Frame 1 (no input): blank canvas, image omitted
Frame 60 (the mouse pressed at the canvas centre just before this capture): blank canvas, image omitted
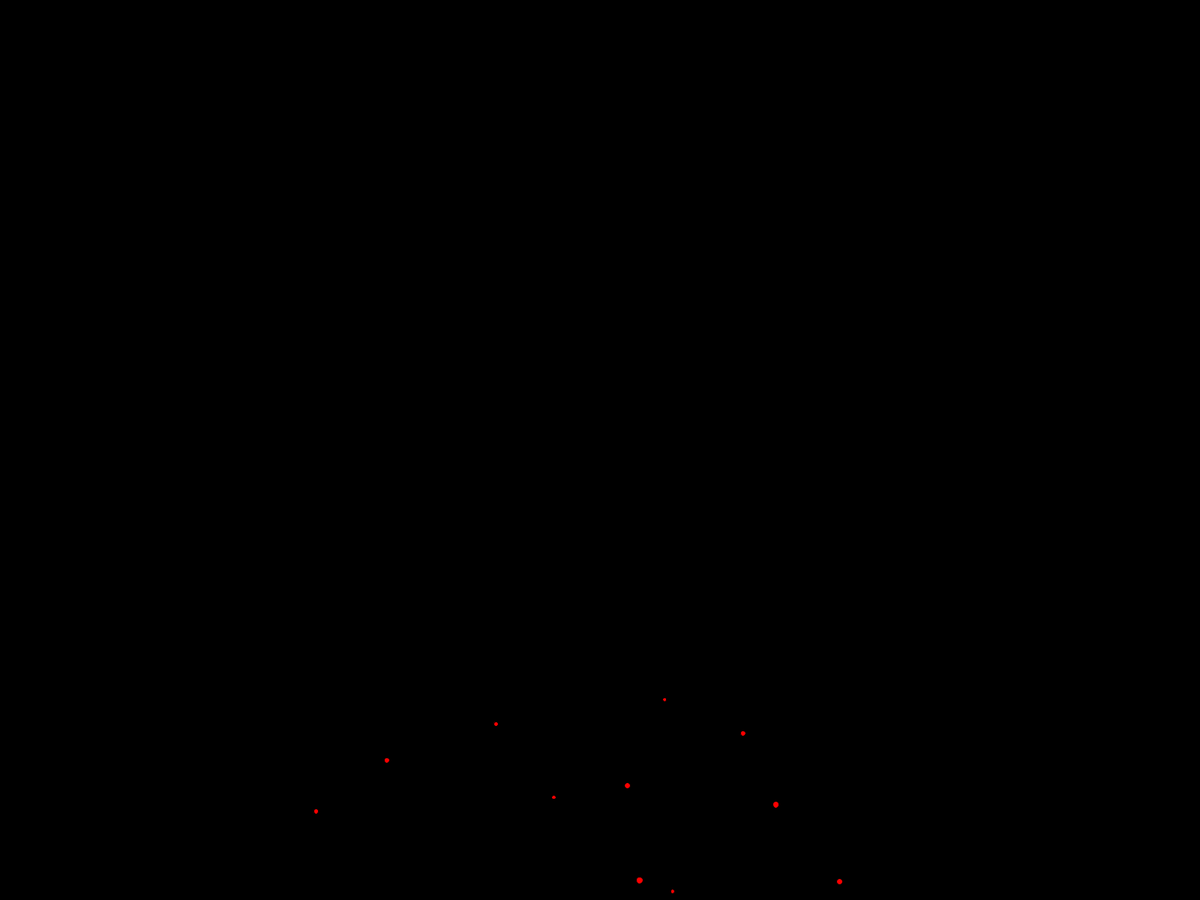
Frame 120 (the mouse held since frame 60 and released just before this capture)

The Processing sketch whose frames 1 and 60 were blank and that drew this single picture after the mouse press (run headless with seeded random() and noise(); from frame 60 on, the mouse is pressed at the canvas centre):

// Processing sketch: ParticleExplosion
// ── ParticleExplosion.pde
Particle[] particles = new Particle[25];

void setup() {
  //size(500, 500);
  fullScreen ();
  print ("Screen Dimensions" +"\n  My width is " + displayWidth + "\n  My height is " + displayHeight);
  
  //put a new Particle in each index of the array
  for (int i = 0; i < particles.length; i++) {
    particles[i] = new Particle();
  }
}

//reset all the particles
void mousePressed() {
  for (int i = 0; i < particles.length; i++) {
    particles[i].reset();
  }
}

void draw() {
  background(0);
  
  background(0);

  //iterate over each particle and call the step() function of each
  for (int i = 0; i < particles.length; i++) {
    particles[i].step();
  }

  //iterate over each particle and call the draw() function of each
  for (int i = 0; i < particles.length; i++) {
    particles[i].draw();
  }
}
// ── ParticleClass.pde
class Particle {
  float x = 250;
  float y = 250;
  float deltaX = random (-7, 7);
  float deltaY = random (-10, 5);
  float radius = random (5, 10);
  float gravity = .5;

  void reset() {
    x = mouseX;
    y = mouseY;
    deltaX = random (-7, 7);
    deltaY = random (-10, 5);
    radius = random (5, 10);
  }

  void step() {
    //increase ySpeed by gravity so the ball falls faster over time
    deltaY += gravity;

    //increment x and y by their speeds so this Particle moves
    x += deltaX;
    y += deltaY;
  }

  void draw() {
    //draw this Particle
    fill(255, 0, 0);
    ellipse(x, y, radius, radius);
  }
}
